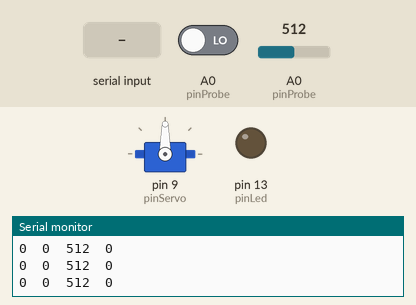
This sketch was run on a simulated Arduino Uno, built with avr-gcc and run on an emulated ATmega328P. On the bench: servo, output pins drawn as LEDs (lit = HIGH), the last lines printed to the serial monitor. The inputs (shaded band) are chosen by the test bench; at power-on: A0 (pinProbe) LOW, A0 (pinProbe) = 512.

Above: at 1.2 s.
1.3 s: "1\n" received over Serial
At 1.9 s:
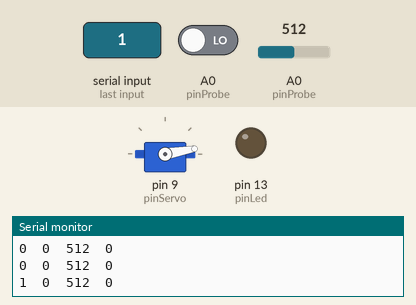
3.8 s: A0 (pinProbe) driven HIGH
At 5.0 s:
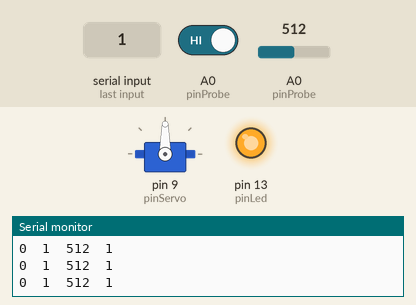
5.3 s: "1\n" received over Serial
At 6.1 s:
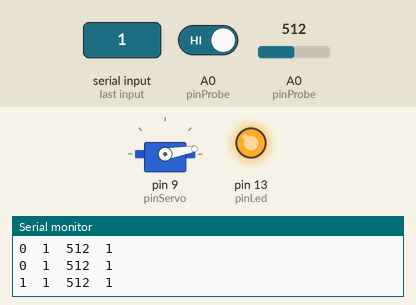
Timing chart, 0 to 8.3 s (numbered marks = the images above; inputs shaded):
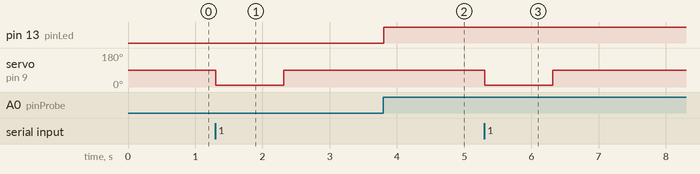

The sketch:

BLTouch2_serialread.ino
```cpp
/*
 * Simple sketch to manually test 3D touch/BL touch XXtouch sensor using arduino
 * consisting on a servo or servo-like controlled coil as effector,
 * controlled by servo library on ìn 9
 * and a position sensor (limit switch, optical, etc), connected to analog pin A0,
 * to deploy the probe open serial terminal and send a "1", then touch manually the probe
 * when probe detects the touch, the onboard led (if using arduino UNO) will be toggled
 * and the probe will be retracted. Then you can repeat the test sending "1" again.
 * To retract with code, just send a "0" with the terminal
 * also you can see in the serial monitor the analog reading of the probe pin so you can know
 * if it is 3v3 or 5v logic (typ. are 5v, but on some 3d printer boards you will need to convert it to 3v3)
 *
 */

#include <Servo.h>
Servo myservo;  // create servo object to control a servo

int pinProbe=A0;
int pinLed= 13;
int pinServo= 9 ;

boolean state;
int stateValue;
boolean prevState;
boolean ledState;
int pwm =0 ;

void setup() {
  // put your setup code here, to run once:
  pinMode(pinProbe, INPUT);
  pinMode(pinLed, OUTPUT);
  pinMode(pinServo, OUTPUT);
  myservo.attach(pinServo);
  Serial.begin(9600);
}


void loop() {
  // put your main code here, to run repeatedly:
  if (Serial.available()) {
        pwm=Serial.parseInt();
        if (pwm==1) {
          myservo.write(10);              // tell servo to go to DOWN position
        } else if (pwm==0) {
          myservo.write(90);        // tell servo to go to UP position.
        }
  }
  state=digitalRead(pinProbe);
  stateValue=analogRead(pinProbe);
  if (prevState!=state){
    prevState=state;
    if (state){
      ledState=!ledState;
      digitalWrite(pinLed,ledState);

      myservo.write(90);
      pwm=0;
    }
  }
  Serial.print(pwm);
  Serial.print('\t');
  Serial.print(state);
  Serial.print('\t');
  Serial.print(stateValue);
  Serial.print('\t');
  Serial.println(ledState);
}
```

Measured:
- after the input at 1.3 s, servo on pin 9 (pinServo): 90° → 10° at once, → 90° 1.0 s later
- after the input at 3.8 s, pin 13 (pinLed): LOW → HIGH at once
- after the input at 5.3 s, servo on pin 9 (pinServo): 90° → 10° at once, → 90° 1.0 s later
